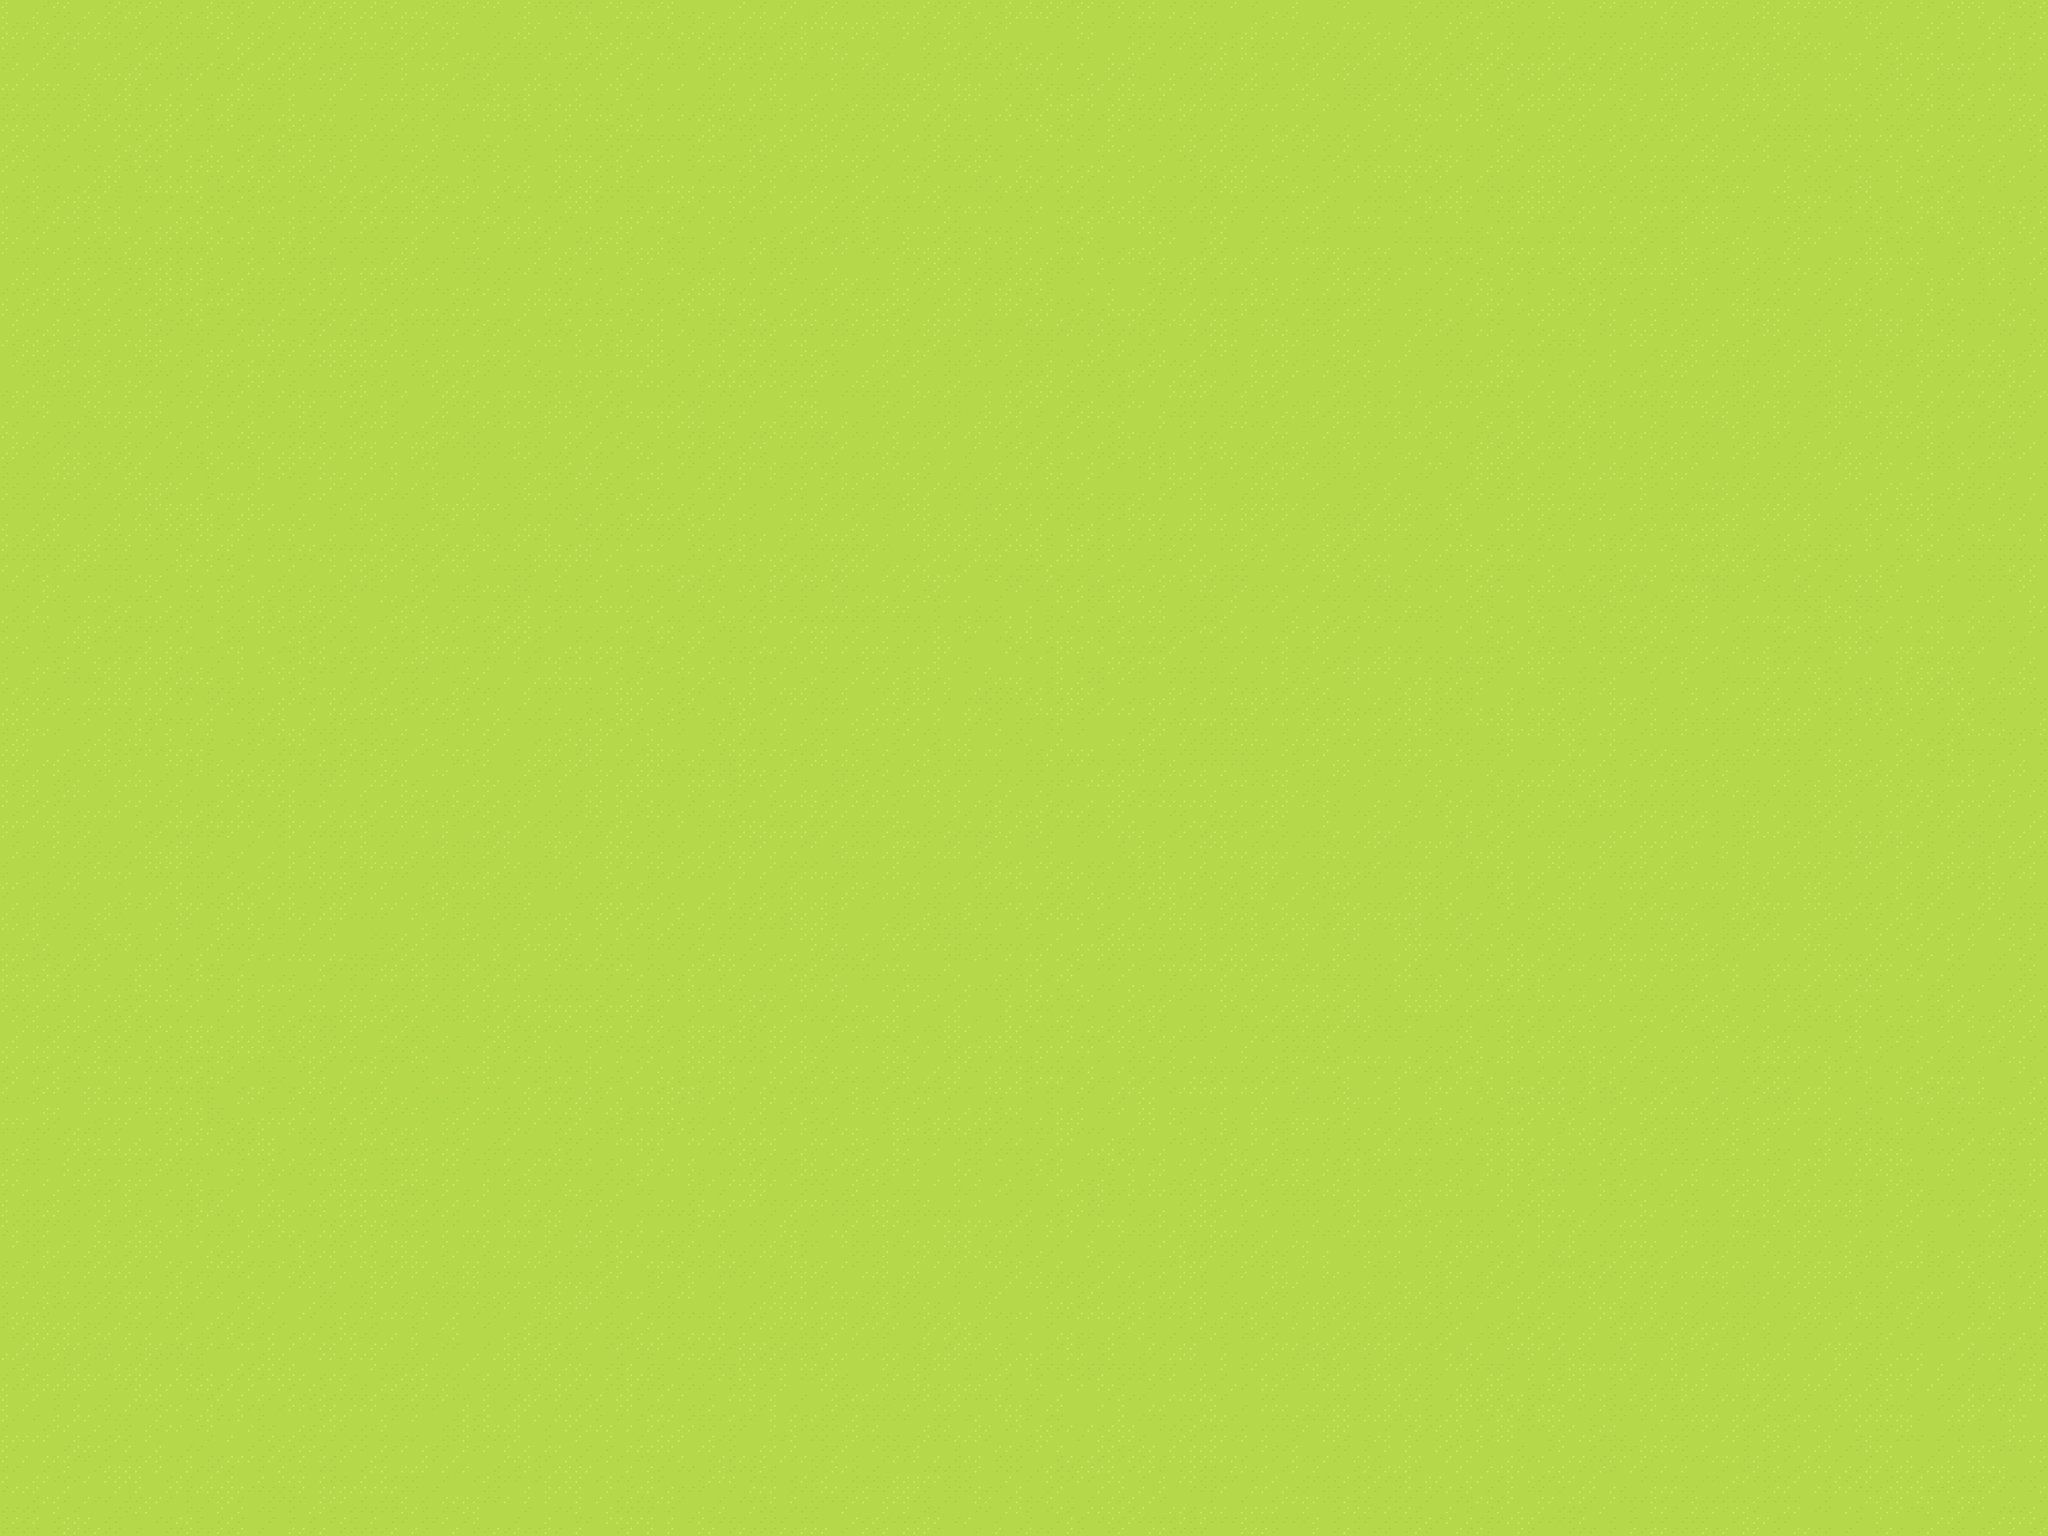

A level layout from a 2D game, rendered from its tile map. Below: a short description, then the map file with tile-grid data replaced by summaries:
An orthogonal 200x150 tile map with 32x32 px tiles, 1 tile layer (Calque de Tile 1).

<map version="1.2" tiledversion="1.2.3" orientation="orthogonal" renderorder="left-up" width="200" height="150" tilewidth="32" tileheight="32" infinite="0" nextlayerid="3" nextobjectid="1">
 <tileset firstgid="1" source="world_tileset.tsx" />
 <layer id="2" name="Calque de Tile 1" width="200" height="150">
  <data>[30000 cells, 30000 non-empty, 3 distinct tile ids]</data>
 </layer>
</map>
